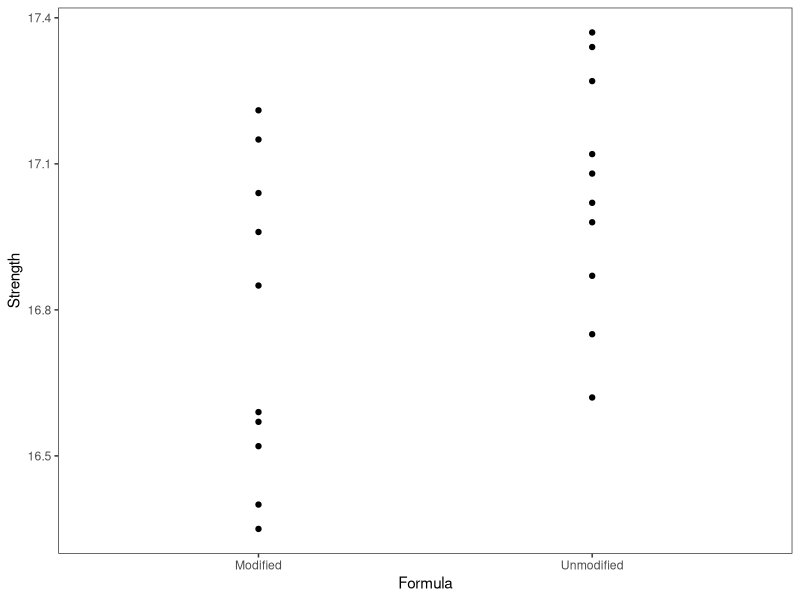

The R source for this figure:
## ---- chunk 1
# read in data
## ---- chunk 2
library("readr")
library("reshape2")
library("ggplot2")
theme_set(theme_bw() + theme(panel.grid = element_blank()))

cement <- read_csv("cement.txt")
cement

# data needs to be in "tall" format for ggplot2
mcement <- melt(cement, variable.name = "Formula", value.name = "Strength")
ggplot(mcement) +
  geom_point(aes(x = Formula, y = Strength))
## ---- chunk 3
test_result <- t.test(cement$Modified, cement$Unmodified, var.equal = TRUE, alternative="two.sided", conf.level=0.95)
test_result
